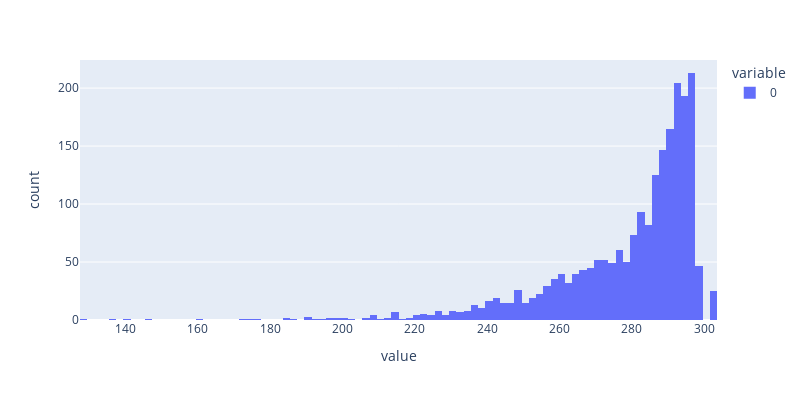

The notebook cell this image was saved under:
### Code cell
fig = px.histogram(
    meatadata_df['avgLength'].values,
)
fig.update_layout(
    height=400, width=800,
)
fig.show()

### Figure 1 — Plotly figure (JSON) as saved in the notebook; plotly's stock layout.template omitted (floating-point values rounded to 4 significant figures; data arrays with more than 128 entries replaced by an {"elided": "..."} marker saying what was removed)
{"data": [{"alignmentgroup": "True", "bingroup": "x", "hovertemplate": "variable=0<br>value=%{x}<br>count=%{y}<extra></extra>", "legendgroup": "0", "marker": {"color": "#636efa", "pattern": {"shape": ""}}, "name": "0", "offsetgroup": "0", "orientation": "v", "showlegend": true, "type": "histogram", "x": {"elided": "2154 int values"}, "xaxis": "x", "yaxis": "y"}], "layout": {"barmode": "relative", "height": 400, "legend": {"title": {"text": "variable"}, "tracegroupgap": 0}, "margin": {"t": 60}, "width": 800, "xaxis": {"anchor": "y", "autorange": true, "domain": [0, 1], "range": [127.5, 303.5], "title": {"text": "value"}, "type": "linear"}, "yaxis": {"anchor": "x", "autorange": true, "domain": [0, 1], "range": [0, 224.2], "title": {"text": "count"}}}}
